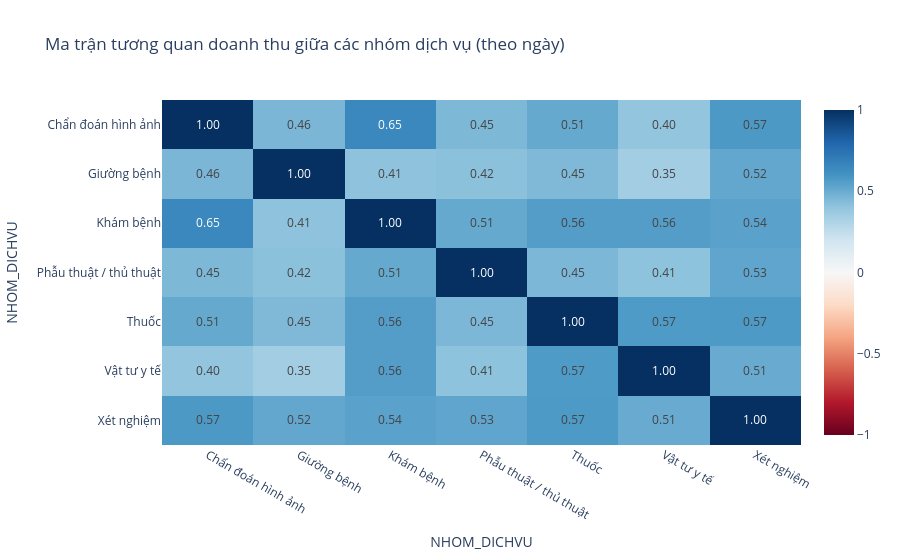

This figure's notebook cell:
### Code cell
# Heatmap tương quan giữa các nhóm dịch vụ
fig = px.imshow(
    corr_svc,
    title="Ma trận tương quan doanh thu giữa các nhóm dịch vụ (theo ngày)",
    color_continuous_scale="RdBu",
    zmin=-1, zmax=1,
    text_auto=".2f",
    aspect="auto",
)
fig.show()

### Figure 1 — Plotly figure (JSON) as saved in the notebook; plotly's stock layout.template omitted (floating-point values rounded to 4 significant figures)
{"data": [{"coloraxis": "coloraxis", "hovertemplate": "NHOM_DICHVU: %{x}<br>NHOM_DICHVU: %{y}<br>color: %{z}<extra></extra>", "name": "0", "texttemplate": "%{z:.2f}", "type": "heatmap", "x": ["Chẩn đoán hình ảnh", "Giường bệnh", "Khám bệnh", "Phẫu thuật / thủ thuật", "Thuốc", "Vật tư y tế", "Xét nghiệm"], "xaxis": "x", "y": ["Chẩn đoán hình ảnh", "Giường bệnh", "Khám bệnh", "Phẫu thuật / thủ thuật", "Thuốc", "Vật tư y tế", "Xét nghiệm"], "yaxis": "y", "z": [[1.0, 0.4586, 0.6508, 0.453, 0.5121, 0.3977, 0.5743], [0.4586, 1.0, 0.4083, 0.4162, 0.4484, 0.3483, 0.5198], [0.6508, 0.4083, 1.0, 0.5135, 0.5605, 0.5606, 0.5409], [0.453, 0.4162, 0.5135, 1.0, 0.4546, 0.409, 0.5273], [0.5121, 0.4484, 0.5605, 0.4546, 1.0, 0.5692, 0.5735], [0.3977, 0.3483, 0.5606, 0.409, 0.5692, 1.0, 0.5066], [0.5743, 0.5198, 0.5409, 0.5273, 0.5735, 0.5066, 1.0]]}], "layout": {"coloraxis": {"cmax": 1, "cmin": -1, "colorscale": [[0, "rgb(103,0,31)"], [0.1, "rgb(178,24,43)"], [0.2, "rgb(214,96,77)"], [0.3, "rgb(244,165,130)"], [0.4, "rgb(253,219,199)"], [0.5, "rgb(247,247,247)"], [0.6, "rgb(209,229,240)"], [0.7, "rgb(146,197,222)"], [0.8, "rgb(67,147,195)"], [0.9, "rgb(33,102,172)"], [1, "rgb(5,48,97)"]]}, "title": {"text": "Ma trận tương quan doanh thu giữa các nhóm dịch vụ (theo ngày)"}, "xaxis": {"anchor": "y", "domain": [0, 1], "title": {"text": "NHOM_DICHVU"}}, "yaxis": {"anchor": "x", "autorange": "reversed", "domain": [0, 1], "title": {"text": "NHOM_DICHVU"}}}}
